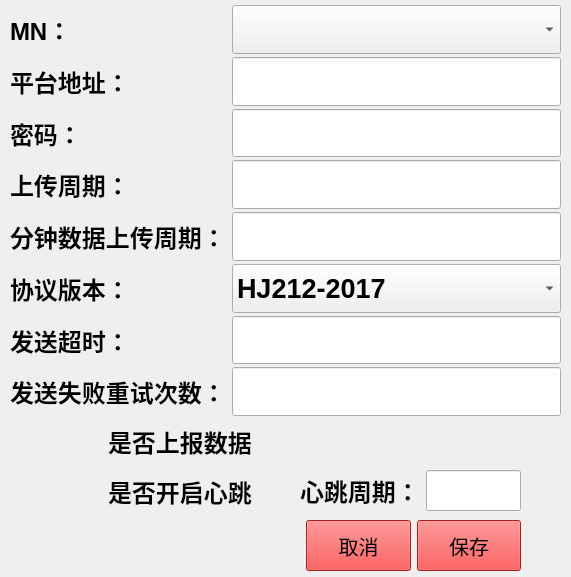
<?xml version="1.0" encoding="UTF-8"?>
<ui version="4.0">
 <class>UpsetAdd</class>
 <widget class="QDialog" name="UpsetAdd">
  <property name="geometry">
   <rect>
    <x>0</x>
    <y>0</y>
    <width>571</width>
    <height>577</height>
   </rect>
  </property>
  <property name="windowTitle">
   <string>新增/编辑上位机</string>
  </property>
  <widget class="QWidget" name="layoutWidget">
   <property name="geometry">
    <rect>
     <x>10</x>
     <y>5</y>
     <width>551</width>
     <height>411</height>
    </rect>
   </property>
   <layout class="QVBoxLayout" name="verticalLayout_3" stretch="1,1,1,1,1,1,1,1">
    <property name="spacing">
     <number>3</number>
    </property>
    <item>
     <layout class="QHBoxLayout" name="horizontalLayout_18" stretch="2,3">
      <item>
       <widget class="QLabel" name="label_43">
        <property name="font">
         <font>
          <pointsize>18</pointsize>
          <weight>75</weight>
          <bold>true</bold>
         </font>
        </property>
        <property name="text">
         <string>MN：</string>
        </property>
        <property name="alignment">
         <set>Qt::AlignLeading|Qt::AlignLeft|Qt::AlignVCenter</set>
        </property>
       </widget>
      </item>
      <item>
       <widget class="QComboBox" name="comboBox">
        <property name="sizePolicy">
         <sizepolicy hsizetype="Preferred" vsizetype="Expanding">
          <horstretch>0</horstretch>
          <verstretch>0</verstretch>
         </sizepolicy>
        </property>
        <property name="font">
         <font>
          <pointsize>20</pointsize>
          <weight>75</weight>
          <bold>true</bold>
         </font>
        </property>
       </widget>
      </item>
     </layout>
    </item>
    <item>
     <layout class="QHBoxLayout" name="horizontalLayout_11" stretch="2,3">
      <item>
       <widget class="QLabel" name="label_42">
        <property name="font">
         <font>
          <pointsize>18</pointsize>
          <weight>75</weight>
          <bold>true</bold>
         </font>
        </property>
        <property name="text">
         <string>平台地址：</string>
        </property>
        <property name="alignment">
         <set>Qt::AlignLeading|Qt::AlignLeft|Qt::AlignVCenter</set>
        </property>
       </widget>
      </item>
      <item>
       <widget class="QLineEdit" name="lineEdit_addr">
        <property name="sizePolicy">
         <sizepolicy hsizetype="Expanding" vsizetype="Expanding">
          <horstretch>0</horstretch>
          <verstretch>0</verstretch>
         </sizepolicy>
        </property>
        <property name="font">
         <font>
          <pointsize>20</pointsize>
          <weight>75</weight>
          <bold>true</bold>
         </font>
        </property>
       </widget>
      </item>
     </layout>
    </item>
    <item>
     <layout class="QHBoxLayout" name="horizontalLayout_12" stretch="2,3">
      <item>
       <widget class="QLabel" name="label_35">
        <property name="font">
         <font>
          <pointsize>18</pointsize>
          <weight>75</weight>
          <bold>true</bold>
         </font>
        </property>
        <property name="text">
         <string>密码：</string>
        </property>
        <property name="alignment">
         <set>Qt::AlignLeading|Qt::AlignLeft|Qt::AlignVCenter</set>
        </property>
       </widget>
      </item>
      <item>
       <widget class="QLineEdit" name="lineEdit_pw">
        <property name="sizePolicy">
         <sizepolicy hsizetype="Expanding" vsizetype="Expanding">
          <horstretch>0</horstretch>
          <verstretch>0</verstretch>
         </sizepolicy>
        </property>
        <property name="font">
         <font>
          <pointsize>20</pointsize>
          <weight>75</weight>
          <bold>true</bold>
         </font>
        </property>
       </widget>
      </item>
     </layout>
    </item>
    <item>
     <layout class="QHBoxLayout" name="horizontalLayout_15" stretch="2,3">
      <item>
       <widget class="QLabel" name="label_2">
        <property name="font">
         <font>
          <pointsize>18</pointsize>
          <weight>75</weight>
          <bold>true</bold>
         </font>
        </property>
        <property name="text">
         <string>上传周期：</string>
        </property>
        <property name="alignment">
         <set>Qt::AlignLeading|Qt::AlignLeft|Qt::AlignVCenter</set>
        </property>
       </widget>
      </item>
      <item>
       <widget class="QLineEdit" name="lineEdit_upload_intval">
        <property name="sizePolicy">
         <sizepolicy hsizetype="Expanding" vsizetype="Expanding">
          <horstretch>0</horstretch>
          <verstretch>0</verstretch>
         </sizepolicy>
        </property>
        <property name="font">
         <font>
          <pointsize>20</pointsize>
          <weight>75</weight>
          <bold>true</bold>
         </font>
        </property>
       </widget>
      </item>
     </layout>
    </item>
    <item>
     <layout class="QHBoxLayout" name="horizontalLayout_16" stretch="2,3">
      <item>
       <widget class="QLabel" name="label_30">
        <property name="font">
         <font>
          <pointsize>18</pointsize>
          <weight>75</weight>
          <bold>true</bold>
         </font>
        </property>
        <property name="text">
         <string>分钟数据上传周期：</string>
        </property>
        <property name="alignment">
         <set>Qt::AlignLeading|Qt::AlignLeft|Qt::AlignVCenter</set>
        </property>
       </widget>
      </item>
      <item>
       <widget class="QLineEdit" name="lineEdit_min">
        <property name="sizePolicy">
         <sizepolicy hsizetype="Expanding" vsizetype="Expanding">
          <horstretch>0</horstretch>
          <verstretch>0</verstretch>
         </sizepolicy>
        </property>
        <property name="font">
         <font>
          <pointsize>20</pointsize>
          <weight>75</weight>
          <bold>true</bold>
         </font>
        </property>
       </widget>
      </item>
     </layout>
    </item>
    <item>
     <layout class="QHBoxLayout" name="horizontalLayout_14" stretch="2,3">
      <item>
       <widget class="QLabel" name="label_41">
        <property name="font">
         <font>
          <pointsize>18</pointsize>
          <weight>75</weight>
          <bold>true</bold>
         </font>
        </property>
        <property name="text">
         <string>协议版本：</string>
        </property>
        <property name="alignment">
         <set>Qt::AlignLeading|Qt::AlignLeft|Qt::AlignVCenter</set>
        </property>
       </widget>
      </item>
      <item>
       <widget class="QComboBox" name="comboBox_2">
        <property name="sizePolicy">
         <sizepolicy hsizetype="Preferred" vsizetype="Preferred">
          <horstretch>0</horstretch>
          <verstretch>0</verstretch>
         </sizepolicy>
        </property>
        <property name="font">
         <font>
          <pointsize>20</pointsize>
          <weight>75</weight>
          <bold>true</bold>
         </font>
        </property>
        <item>
         <property name="text">
          <string>HJ212-2017</string>
         </property>
        </item>
        <item>
         <property name="text">
          <string>HJ212-2005</string>
         </property>
        </item>
       </widget>
      </item>
     </layout>
    </item>
    <item>
     <layout class="QHBoxLayout" name="horizontalLayout_17" stretch="2,3">
      <item>
       <widget class="QLabel" name="label_timeout">
        <property name="font">
         <font>
          <pointsize>18</pointsize>
          <weight>75</weight>
          <bold>true</bold>
         </font>
        </property>
        <property name="text">
         <string>发送超时：</string>
        </property>
        <property name="alignment">
         <set>Qt::AlignLeading|Qt::AlignLeft|Qt::AlignVCenter</set>
        </property>
       </widget>
      </item>
      <item>
       <widget class="QLineEdit" name="lineEdit_To">
        <property name="sizePolicy">
         <sizepolicy hsizetype="Expanding" vsizetype="Expanding">
          <horstretch>0</horstretch>
          <verstretch>0</verstretch>
         </sizepolicy>
        </property>
        <property name="font">
         <font>
          <pointsize>20</pointsize>
          <weight>75</weight>
          <bold>true</bold>
         </font>
        </property>
       </widget>
      </item>
     </layout>
    </item>
    <item>
     <layout class="QHBoxLayout" name="horizontalLayout_25" stretch="2,3">
      <item>
       <widget class="QLabel" name="label_39">
        <property name="font">
         <font>
          <pointsize>18</pointsize>
          <weight>75</weight>
          <bold>true</bold>
         </font>
        </property>
        <property name="text">
         <string>发送失败重试次数：</string>
        </property>
        <property name="alignment">
         <set>Qt::AlignLeading|Qt::AlignLeft|Qt::AlignVCenter</set>
        </property>
       </widget>
      </item>
      <item>
       <widget class="QLineEdit" name="lineEdit_retry">
        <property name="sizePolicy">
         <sizepolicy hsizetype="Expanding" vsizetype="Expanding">
          <horstretch>0</horstretch>
          <verstretch>0</verstretch>
         </sizepolicy>
        </property>
        <property name="font">
         <font>
          <pointsize>20</pointsize>
          <weight>75</weight>
          <bold>true</bold>
         </font>
        </property>
       </widget>
      </item>
     </layout>
    </item>
   </layout>
  </widget>
  <widget class="QWidget" name="layoutWidget_3">
   <property name="geometry">
    <rect>
     <x>300</x>
     <y>470</y>
     <width>221</width>
     <height>41</height>
    </rect>
   </property>
   <layout class="QHBoxLayout" name="horizontalLayout_26" stretch="2,3">
    <item>
     <widget class="QLabel" name="label_hi">
      <property name="font">
       <font>
        <family>aakar</family>
        <pointsize>18</pointsize>
        <weight>75</weight>
        <bold>true</bold>
       </font>
      </property>
      <property name="text">
       <string>心跳周期：</string>
      </property>
      <property name="textFormat">
       <enum>Qt::PlainText</enum>
      </property>
      <property name="alignment">
       <set>Qt::AlignLeading|Qt::AlignLeft|Qt::AlignVCenter</set>
      </property>
     </widget>
    </item>
    <item>
     <widget class="QLineEdit" name="lineEdit_hi">
      <property name="sizePolicy">
       <sizepolicy hsizetype="Expanding" vsizetype="Expanding">
        <horstretch>0</horstretch>
        <verstretch>0</verstretch>
       </sizepolicy>
      </property>
      <property name="font">
       <font>
        <pointsize>14</pointsize>
       </font>
      </property>
     </widget>
    </item>
   </layout>
  </widget>
  <widget class="QWidget" name="layoutWidget">
   <property name="geometry">
    <rect>
     <x>50</x>
     <y>420</y>
     <width>202</width>
     <height>42</height>
    </rect>
   </property>
   <layout class="QHBoxLayout" name="horizontalLayout">
    <item>
     <widget class="QCheckBox" name="checkBox">
      <property name="styleSheet">
       <string notr="true">QCheckBox{
	border: none;/*最外层边框*/
}
QCheckBox::indicator{/*选择框尺寸*/
    background-color: rgba(0, 0, 0, 0);
	color:black;
    border: 0px solid #b1b1b1;
        width: 44px;
        height: 40px;
}
QCheckBox:enabled:checked{
        color: rgb(0, 60, 0);
        font 14px &quot;黑体&quot;;
}
QCheckBox:enabled:!checked{
        color: rgb(50, 50, 50);
        font 14px &quot;黑体&quot;;

}
QCheckBox:enabled:hover{
        font 14px &quot;黑体&quot;;
        color: rgb(0, 20, 155);
}
QCheckBox:!enabled{
	color: rgb(80, 80, 80);
}
 
QCheckBox::indicator:unchecked {
    image:url(&quot;:/images/Off.png&quot;)
}

QCheckBox::indicator:checked {
    image:url(&quot;:/images/On.png&quot;)
}
</string>
      </property>
      <property name="text">
       <string/>
      </property>
     </widget>
    </item>
    <item>
     <widget class="QLabel" name="label_36">
      <property name="font">
       <font>
        <pointsize>18</pointsize>
        <weight>75</weight>
        <bold>true</bold>
       </font>
      </property>
      <property name="text">
       <string>是否上报数据</string>
      </property>
      <property name="alignment">
       <set>Qt::AlignLeading|Qt::AlignLeft|Qt::AlignVCenter</set>
      </property>
     </widget>
    </item>
   </layout>
  </widget>
  <widget class="QWidget" name="layoutWidget">
   <property name="geometry">
    <rect>
     <x>50</x>
     <y>470</y>
     <width>202</width>
     <height>42</height>
    </rect>
   </property>
   <layout class="QHBoxLayout" name="horizontalLayout_2">
    <item>
     <widget class="QCheckBox" name="checkBox_2">
      <property name="styleSheet">
       <string notr="true">QCheckBox{
	border: none;/*最外层边框*/
}
QCheckBox::indicator{/*选择框尺寸*/
    background-color: rgba(0, 0, 0, 0);
	color:black;
    border: 0px solid #b1b1b1;
        width: 44px;
        height: 40px;
}
QCheckBox:enabled:checked{
        color: rgb(0, 60, 0);
        font 14px &quot;黑体&quot;;
}
QCheckBox:enabled:!checked{
        color: rgb(50, 50, 50);
        font 14px &quot;黑体&quot;;

}
QCheckBox:enabled:hover{
        font 14px &quot;黑体&quot;;
        color: rgb(0, 20, 155);
}
QCheckBox:!enabled{
	color: rgb(80, 80, 80);
}
 
QCheckBox::indicator:unchecked {
    image:url(&quot;:/images/Off.png&quot;)
}

QCheckBox::indicator:checked {
    image:url(&quot;:/images/On.png&quot;)
}
</string>
      </property>
      <property name="text">
       <string/>
      </property>
     </widget>
    </item>
    <item>
     <widget class="QLabel" name="label_31">
      <property name="font">
       <font>
        <pointsize>18</pointsize>
        <weight>75</weight>
        <bold>true</bold>
       </font>
      </property>
      <property name="text">
       <string>是否开启心跳</string>
      </property>
      <property name="alignment">
       <set>Qt::AlignLeading|Qt::AlignLeft|Qt::AlignVCenter</set>
      </property>
     </widget>
    </item>
   </layout>
  </widget>
  <widget class="QWidget" name="layoutWidget">
   <property name="geometry">
    <rect>
     <x>260</x>
     <y>520</y>
     <width>261</width>
     <height>51</height>
    </rect>
   </property>
   <layout class="QHBoxLayout" name="horizontalLayout_3">
    <item>
     <widget class="QPushButton" name="keyboard">
      <property name="sizePolicy">
       <sizepolicy hsizetype="Fixed" vsizetype="Fixed">
        <horstretch>0</horstretch>
        <verstretch>0</verstretch>
       </sizepolicy>
      </property>
      <property name="text">
       <string/>
      </property>
      <property name="icon">
       <iconset resource="res.qrc">
        <normaloff>:/images/keyboard-off.png</normaloff>:/images/keyboard-off.png</iconset>
      </property>
      <property name="iconSize">
       <size>
        <width>32</width>
        <height>32</height>
       </size>
      </property>
      <property name="flat">
       <bool>true</bool>
      </property>
     </widget>
    </item>
    <item>
     <widget class="QPushButton" name="pushButton_cancel">
      <property name="sizePolicy">
       <sizepolicy hsizetype="Minimum" vsizetype="Preferred">
        <horstretch>0</horstretch>
        <verstretch>0</verstretch>
       </sizepolicy>
      </property>
      <property name="font">
       <font>
        <pointsize>15</pointsize>
       </font>
      </property>
      <property name="styleSheet">
       <string notr="true">background-color: rgb(239, 41, 41);</string>
      </property>
      <property name="text">
       <string>取消</string>
      </property>
     </widget>
    </item>
    <item>
     <widget class="QPushButton" name="pushButton_confirm">
      <property name="sizePolicy">
       <sizepolicy hsizetype="Minimum" vsizetype="Preferred">
        <horstretch>0</horstretch>
        <verstretch>0</verstretch>
       </sizepolicy>
      </property>
      <property name="font">
       <font>
        <pointsize>15</pointsize>
        <weight>50</weight>
        <bold>false</bold>
       </font>
      </property>
      <property name="styleSheet">
       <string notr="true">background-color: rgb(239, 41, 41);</string>
      </property>
      <property name="text">
       <string>保存</string>
      </property>
     </widget>
    </item>
   </layout>
  </widget>
 </widget>
 <resources>
  <include location="res.qrc"/>
 </resources>
 <connections/>
</ui>
